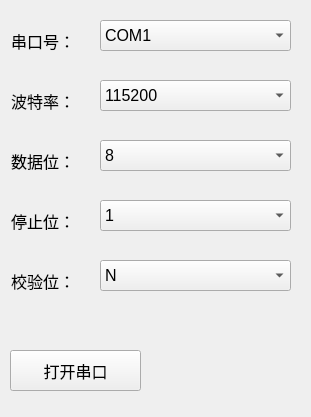
<?xml version="1.0" encoding="UTF-8"?>
<ui version="4.0">
 <class>FormSetUART</class>
 <widget class="QWidget" name="FormSetUART">
  <property name="geometry">
   <rect>
    <x>0</x>
    <y>0</y>
    <width>311</width>
    <height>417</height>
   </rect>
  </property>
  <property name="windowTitle">
   <string>串口设置</string>
  </property>
  <widget class="QComboBox" name="baudRateComboBox">
   <property name="geometry">
    <rect>
     <x>100</x>
     <y>80</y>
     <width>191</width>
     <height>31</height>
    </rect>
   </property>
   <property name="font">
    <font>
     <family>Arial</family>
     <pointsize>12</pointsize>
    </font>
   </property>
   <property name="currentText">
    <string>115200</string>
   </property>
   <property name="currentIndex">
    <number>4</number>
   </property>
   <item>
    <property name="text">
     <string>4800</string>
    </property>
   </item>
   <item>
    <property name="text">
     <string>9600</string>
    </property>
   </item>
   <item>
    <property name="text">
     <string>19200</string>
    </property>
   </item>
   <item>
    <property name="text">
     <string>38400</string>
    </property>
   </item>
   <item>
    <property name="text">
     <string>115200</string>
    </property>
   </item>
  </widget>
  <widget class="QComboBox" name="dataBitsComboBox">
   <property name="geometry">
    <rect>
     <x>100</x>
     <y>140</y>
     <width>191</width>
     <height>31</height>
    </rect>
   </property>
   <property name="font">
    <font>
     <family>Arial</family>
     <pointsize>12</pointsize>
    </font>
   </property>
   <property name="currentText">
    <string>8</string>
   </property>
   <property name="currentIndex">
    <number>1</number>
   </property>
   <item>
    <property name="text">
     <string>7</string>
    </property>
   </item>
   <item>
    <property name="text">
     <string>8</string>
    </property>
   </item>
  </widget>
  <widget class="QLabel" name="uartNumLabel">
   <property name="geometry">
    <rect>
     <x>11</x>
     <y>20</y>
     <width>81</width>
     <height>41</height>
    </rect>
   </property>
   <property name="font">
    <font>
     <family>黑体</family>
     <pointsize>12</pointsize>
    </font>
   </property>
   <property name="text">
    <string>串口号：</string>
   </property>
  </widget>
  <widget class="QLabel" name="stopBitsLabel">
   <property name="geometry">
    <rect>
     <x>11</x>
     <y>200</y>
     <width>81</width>
     <height>41</height>
    </rect>
   </property>
   <property name="font">
    <font>
     <family>黑体</family>
     <pointsize>12</pointsize>
    </font>
   </property>
   <property name="text">
    <string>停止位：</string>
   </property>
  </widget>
  <widget class="QComboBox" name="stopBitsComboBox">
   <property name="geometry">
    <rect>
     <x>100</x>
     <y>200</y>
     <width>191</width>
     <height>31</height>
    </rect>
   </property>
   <property name="font">
    <font>
     <family>Arial</family>
     <pointsize>12</pointsize>
    </font>
   </property>
   <item>
    <property name="text">
     <string>1</string>
    </property>
   </item>
   <item>
    <property name="text">
     <string>2</string>
    </property>
   </item>
  </widget>
  <widget class="QLabel" name="dataBitsLabel">
   <property name="geometry">
    <rect>
     <x>11</x>
     <y>140</y>
     <width>81</width>
     <height>41</height>
    </rect>
   </property>
   <property name="font">
    <font>
     <family>黑体</family>
     <pointsize>12</pointsize>
    </font>
   </property>
   <property name="text">
    <string>数据位：</string>
   </property>
  </widget>
  <widget class="QComboBox" name="uartNumComboBox">
   <property name="geometry">
    <rect>
     <x>100</x>
     <y>20</y>
     <width>191</width>
     <height>31</height>
    </rect>
   </property>
   <property name="font">
    <font>
     <family>Arial</family>
     <pointsize>12</pointsize>
    </font>
   </property>
   <item>
    <property name="text">
     <string>COM1</string>
    </property>
   </item>
  </widget>
  <widget class="QLabel" name="baudRateLabel">
   <property name="geometry">
    <rect>
     <x>11</x>
     <y>80</y>
     <width>81</width>
     <height>41</height>
    </rect>
   </property>
   <property name="font">
    <font>
     <family>黑体</family>
     <pointsize>12</pointsize>
    </font>
   </property>
   <property name="text">
    <string>波特率：</string>
   </property>
  </widget>
  <widget class="QLabel" name="parityLabel">
   <property name="geometry">
    <rect>
     <x>11</x>
     <y>260</y>
     <width>81</width>
     <height>41</height>
    </rect>
   </property>
   <property name="font">
    <font>
     <family>黑体</family>
     <pointsize>12</pointsize>
    </font>
   </property>
   <property name="text">
    <string>校验位：</string>
   </property>
  </widget>
  <widget class="QLabel" name="uartStsLabel">
   <property name="geometry">
    <rect>
     <x>230</x>
     <y>340</y>
     <width>61</width>
     <height>61</height>
    </rect>
   </property>
   <property name="styleSheet">
    <string notr="true">border-image: url(:/png/image/close.png);</string>
   </property>
   <property name="text">
    <string/>
   </property>
   <property name="pixmap">
    <pixmap resource="img.qrc">:/new/prefix1/image/close.png</pixmap>
   </property>
   <property name="scaledContents">
    <bool>true</bool>
   </property>
  </widget>
  <widget class="QComboBox" name="parityComboBox">
   <property name="geometry">
    <rect>
     <x>100</x>
     <y>260</y>
     <width>191</width>
     <height>31</height>
    </rect>
   </property>
   <property name="font">
    <font>
     <family>Arial</family>
     <pointsize>12</pointsize>
    </font>
   </property>
   <item>
    <property name="text">
     <string>N</string>
    </property>
   </item>
   <item>
    <property name="text">
     <string>O</string>
    </property>
   </item>
   <item>
    <property name="text">
     <string>E</string>
    </property>
   </item>
  </widget>
  <widget class="QPushButton" name="openUARTButton">
   <property name="geometry">
    <rect>
     <x>10</x>
     <y>350</y>
     <width>131</width>
     <height>41</height>
    </rect>
   </property>
   <property name="font">
    <font>
     <family>黑体</family>
     <pointsize>12</pointsize>
    </font>
   </property>
   <property name="text">
    <string>打开串口</string>
   </property>
  </widget>
 </widget>
 <resources>
  <include location="img.qrc"/>
 </resources>
 <connections/>
</ui>
